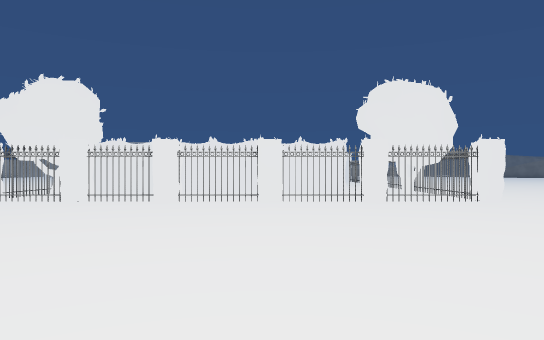
[1] (above)

22 first-person views from a walk through a 3-D level made in the Unity game engine. The camera is 1.4 m above the floor, looks level and sees 70° across. The floor is counted in squares, 2 m on a side. Each view is taken from the middle of a square. On the plan, view 1 faces up. The plan holds only what a view shows up to about 11 squares ahead; the rest is blank. The place goes on beyond the plan. The player character is not drawn. Some animated figures are not drawn. Surface patterns are stand-ins for the level's own textures.

[2]
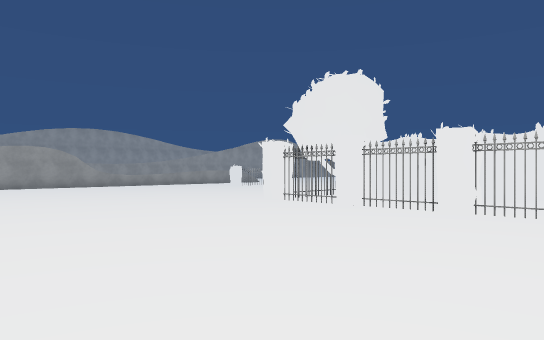

[3]
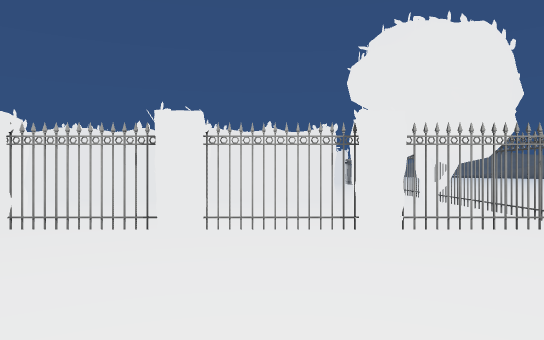

[4]
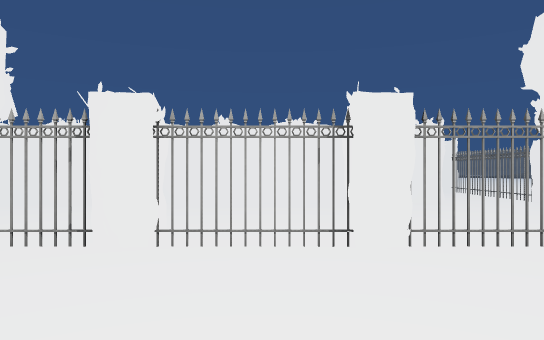

[5]
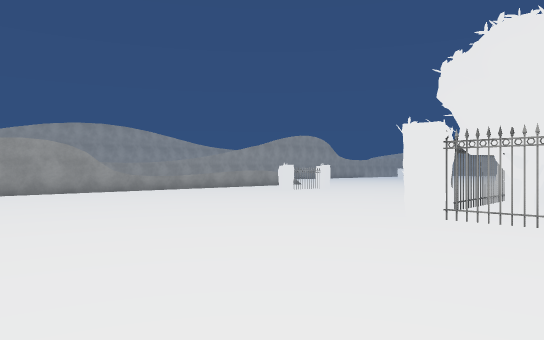

[6]
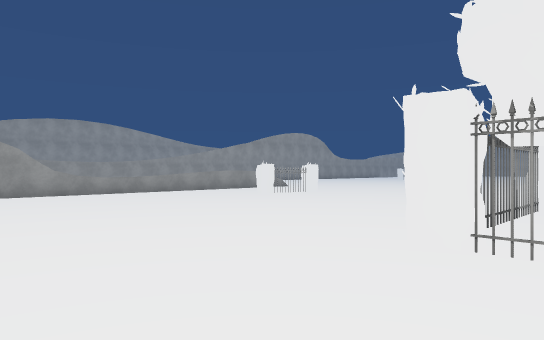

[7]
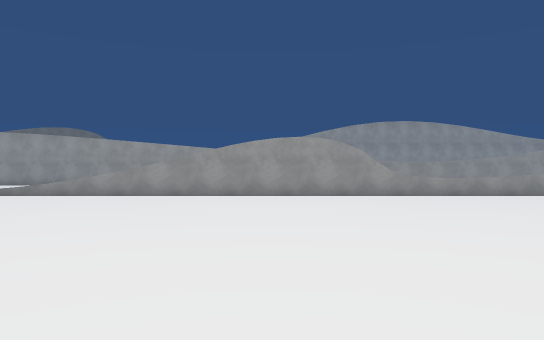

[8]
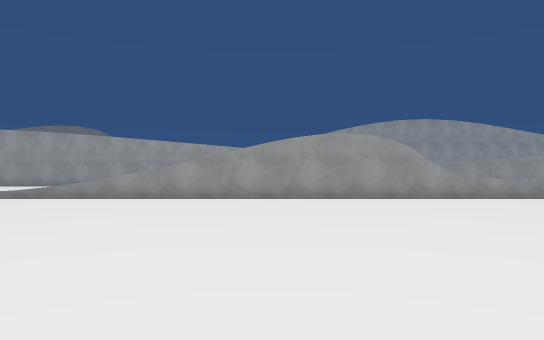

[9]
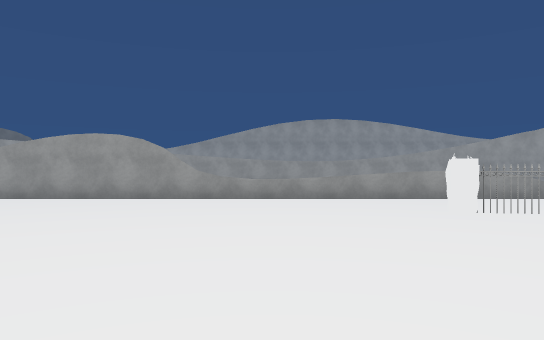

[10]
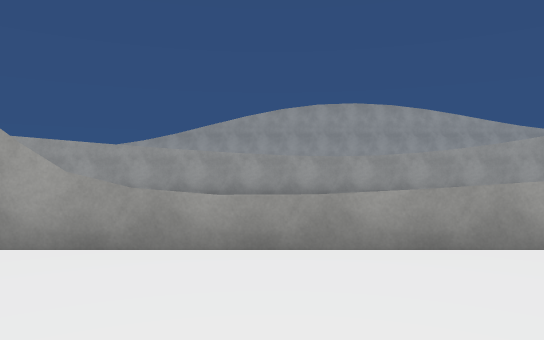

[11]
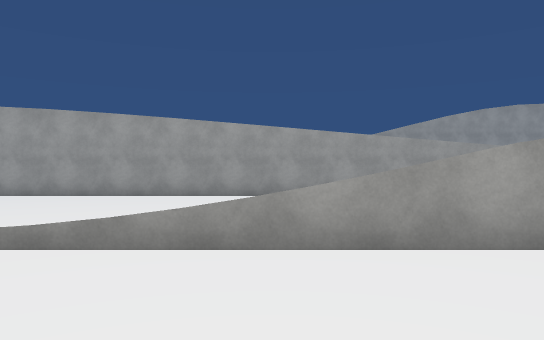

[12]
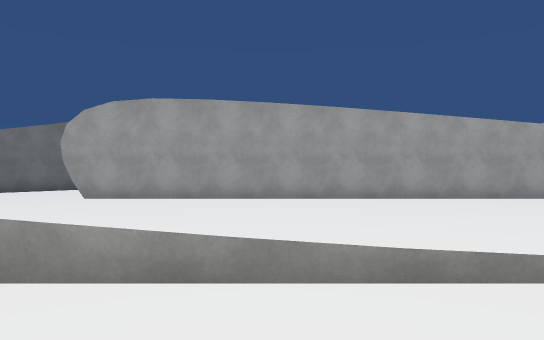

[13]
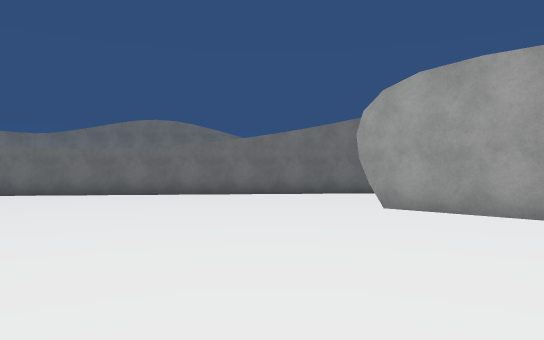

[14]
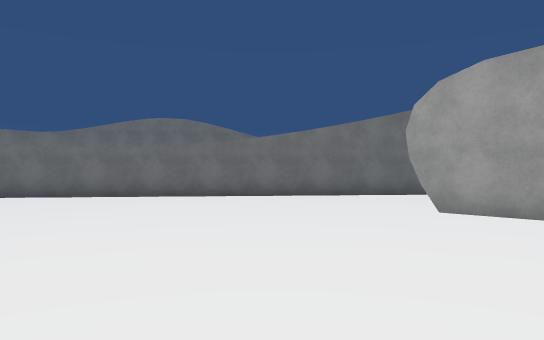

[15]
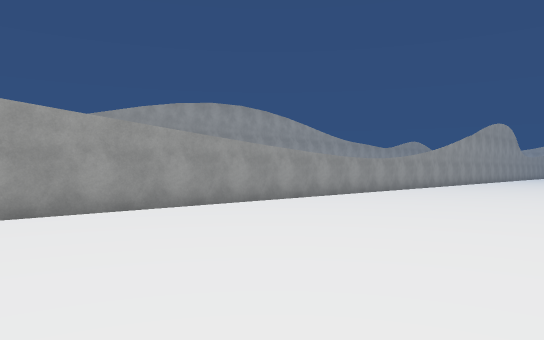

[16]
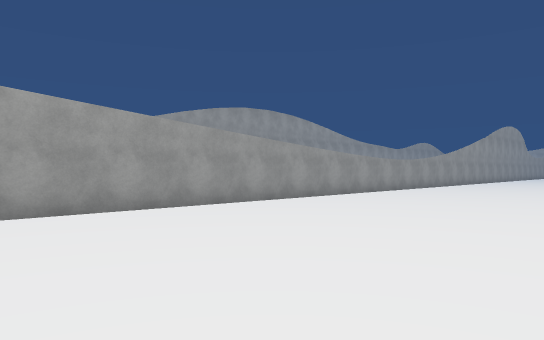

[17]
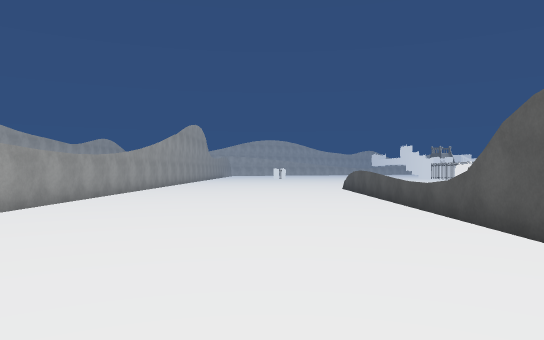

[18]
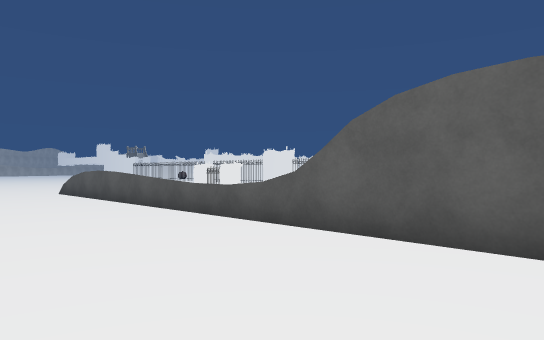

[19]
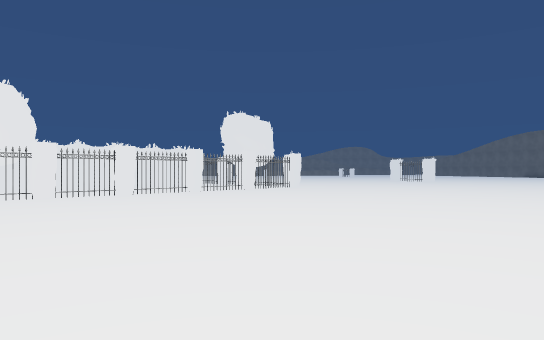

[20]
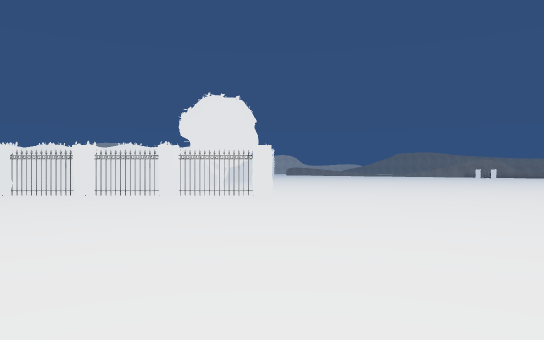

[21]
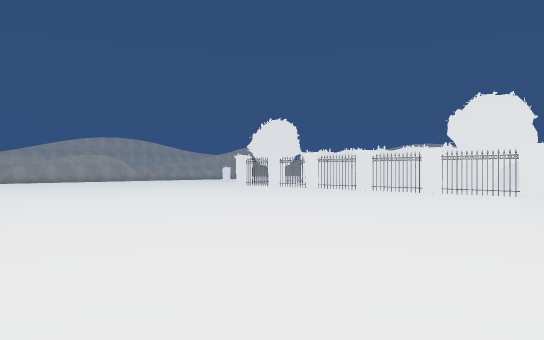

[22]
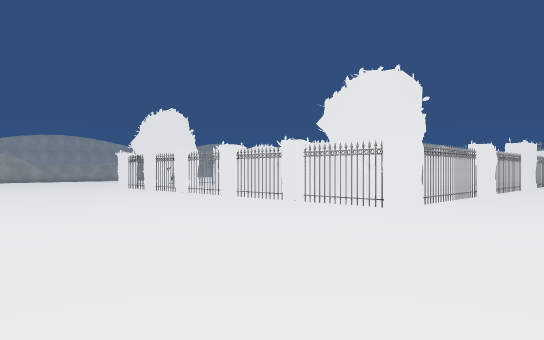

### Floor plan
Key: @ floor where view 1 was taken; # wall or solid block; x gap in a wall; . floor; = window, fence, low wall or low ledge; F fence; T tree.
Columns run from 28 left of view 1 to 8 right of it. Each row starts with its distance up from view 1.
 14      #......=..F......          .F..
 13      #......=..#......#########..#..
 12      #......=.........F..........F..
 11      #......=.......................
 10      #......=.........FT.......TTF..
  9      #......=.........#F#F#F#F#FF#...
  8      #......#........................
  7      #......#........................
  6      #......#........................
  5      #......#........................
  4      #......#........................
  3      #......#........................
  2      #......#.......  ...............
  1      #......#.....   ...............
  0      #..... =....    .......@.......
 -1      #.... .=..       ..............
 -2      #....  ..       . ..  ........
 -3      #.....                     .. .
 -4      #.......
 -5      #.......
 -6      #..... = .
 -7      #......x
 -8      #......=
 -9      #......
-10      #......
-11    ..#......
-12  ..........
-13 ##.........
-14  ##........
-15   ## ......
-16     ##.....
-17      ##...
-18       ##..
-19        ###

Positions as (right, up) in squares from view 1, and headings:
1: (0, 0), facing up
2: (0, 2), facing up-left
3: (1, 4), facing up
4: (-1, 5), facing up
5: (-4, 3), facing up-left
6: (-5, 5), facing up-left
7: (-6, 5), facing left
8: (-7, 4), facing left
9: (-7, 10), facing left
10: (-13, 10), facing left
11: (-13, 0), facing left
12: (-14, -6), facing left
13: (-17, -7), facing down-left
14: (-17, -8), facing down-left
15: (-17, 1), facing up-left
16: (-17, -1), facing up-left
17: (-19, 3), facing up
18: (-20, 5), facing up-right
19: (-7, -2), facing up-right
20: (5, -2), facing up
21: (7, -3), facing up-left
22: (8, 2), facing up-left
